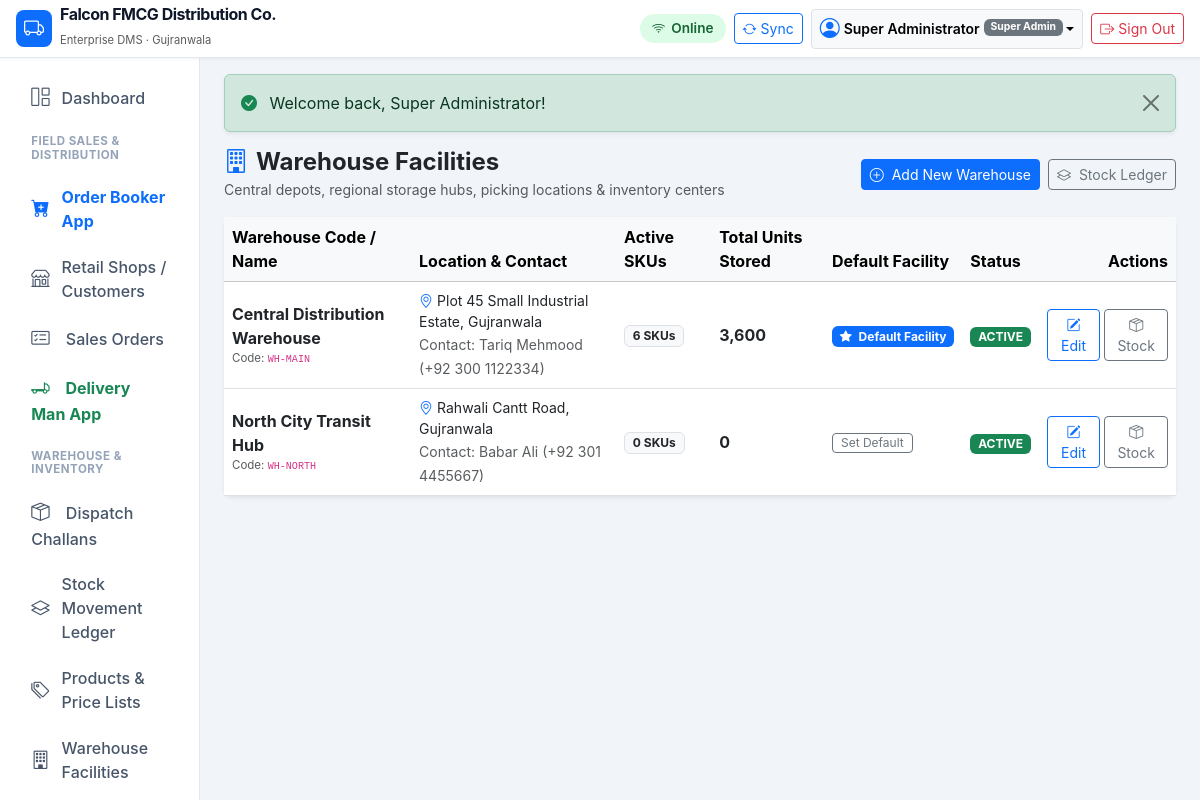
Screenshot of /modules/warehouses/index.php (signed in) with the database file from the repository.
### tables this page shows
CREATE TABLE `companies` (
    `id` INT UNSIGNED AUTO_INCREMENT PRIMARY KEY,
    `name` VARCHAR(150) NOT NULL,
    `legal_name` VARCHAR(200) NULL,
    `email` VARCHAR(100) NULL,
    `phone` VARCHAR(50) NULL,
    `address` TEXT NULL,
    `city` VARCHAR(100) DEFAULT 'Gujranwala',
    `ntn` VARCHAR(50) NULL,
    `strn` VARCHAR(50) NULL,
    `currency` VARCHAR(10) DEFAULT 'PKR',
    `currency_symbol` VARCHAR(10) DEFAULT 'Rs.',
    `financial_year_start` DATE NULL,
    `invoice_prefix` VARCHAR(10) DEFAULT 'INV-',
    `purchase_prefix` VARCHAR(10) DEFAULT 'PO-',
    `order_prefix` VARCHAR(10) DEFAULT 'SO-',
    `delivery_prefix` VARCHAR(10) DEFAULT 'DC-',
    `receipt_prefix` VARCHAR(10) DEFAULT 'RCP-',
    `default_warehouse_id` INT UNSIGNED NULL,
    `inventory_valuation` ENUM('WAC', 'FIFO') DEFAULT 'WAC',
    `allow_negative_stock` TINYINT(1) DEFAULT 0,
    `status` ENUM('active', 'inactive') DEFAULT 'active',
    `created_at` TIMESTAMP DEFAULT CURRENT_TIMESTAMP,
    `updated_at` TIMESTAMP DEFAULT CURRENT_TIMESTAMP ON UPDATE CURRENT_TIMESTAMP
);

CREATE TABLE `users` (
    `id` INT UNSIGNED AUTO_INCREMENT PRIMARY KEY,
    `role_id` INT UNSIGNED NOT NULL,
    `username` VARCHAR(80) NOT NULL UNIQUE,
    `password_hash` VARCHAR(255) NOT NULL,
    `full_name` VARCHAR(150) NOT NULL,
    `email` VARCHAR(120) NULL,
    `phone` VARCHAR(50) NULL,
    `status` ENUM('active', 'inactive', 'suspended') DEFAULT 'active',
    `last_login_at` DATETIME NULL,
    `created_at` TIMESTAMP DEFAULT CURRENT_TIMESTAMP,
    `updated_at` TIMESTAMP DEFAULT CURRENT_TIMESTAMP ON UPDATE CURRENT_TIMESTAMP,
    CONSTRAINT `fk_users_role` FOREIGN KEY (`role_id`) REFERENCES `roles` (`id`)
);

CREATE TABLE `roles` (
    `id` INT UNSIGNED AUTO_INCREMENT PRIMARY KEY,
    `name` VARCHAR(100) NOT NULL,
    `slug` VARCHAR(100) NOT NULL UNIQUE,
    `description` VARCHAR(255) NULL,
    `is_system` TINYINT(1) DEFAULT 0,
    `created_at` TIMESTAMP DEFAULT CURRENT_TIMESTAMP
);

CREATE TABLE `warehouses` (
    `id` INT UNSIGNED AUTO_INCREMENT PRIMARY KEY,
    `code` VARCHAR(50) NOT NULL UNIQUE,
    `name` VARCHAR(150) NOT NULL,
    `address` TEXT NULL,
    `contact_person` VARCHAR(100) NULL,
    `phone` VARCHAR(50) NULL,
    `is_default` TINYINT(1) DEFAULT 0,
    `status` ENUM('active', 'inactive') DEFAULT 'active',
    `created_at` TIMESTAMP DEFAULT CURRENT_TIMESTAMP
);

### config/database.php (called while the page is built, shortened)
<?php
function getDatabaseConnection(): PDO {
    static $pdo = null;
    if ($pdo === null) {
        $host = '127.0.0.1';
        $port = 3306;
        $db   = 'dms_db';
        $user = 'root';
        $pass = '';
        $dsn = "mysql:host={$host};port={$port};dbname={$db};charset=utf8mb4";
        $options = [
            PDO::ATTR_ERRMODE            => PDO::ERRMODE_EXCEPTION,
            PDO::ATTR_DEFAULT_FETCH_MODE => PDO::FETCH_ASSOC,
            PDO::ATTR_EMULATE_PREPARES   => false,
            PDO::MYSQL_ATTR_INIT_COMMAND => "SET NAMES utf8mb4 COLLATE utf8mb4_unicode_ci"
        ];
        try {
            $pdo = new PDO($dsn, $user, $pass, $options);
        } catch (PDOException $e) {
            error_log("Database connection error: " . $e->getMessage());
            die("Database connection failure. Please contact system administrator.");
        }
    }
    return $pdo;
}

### includes/functions.php (called while the page is built, shortened)
<?php
function getFlashMessages(): array {
    $messages = $_SESSION['flash'] ?? [];
    return $messages;
}
function getCompanyInfo(PDO $pdo): array {
    static $company = null;
    if ($company === null) {
        $stmt = $pdo->query("SELECT * FROM `companies` WHERE id = 1 LIMIT 1");
        $company = $stmt->fetch() ?: [
            'name' => 'Falcon FMCG Distribution',
            'legal_name' => 'Falcon Distribution Pvt Ltd',
            'currency' => 'PKR',
            'currency_symbol' => 'Rs.',
            'city' => 'Gujranwala',
            'phone' => '+92 300 1234567',
            'email' => 'info@falcon-dist.com'
        ];
    }
    return $company;
}

### includes/auth.php (called while the page is built, shortened)
<?php
function isLoggedIn(): bool {
    return !empty($_SESSION['user_id']) && !empty($_SESSION['logged_in']) && getCurrentUser() !== null;
}
function requireLogin(): void {
    if (!isLoggedIn()) {
        $loginUrl = BASE_URL . '/login.php';
        redirect($loginUrl);
    }
}
function getCurrentUser(): ?array {
    static $currentUser = null;
    if ($currentUser !== null) {
        return $currentUser;
    }
    $pdo = getDatabaseConnection();
    $stmt = $pdo->prepare("
        SELECT u.*, r.name as role_name, r.slug as role_slug
        FROM `users` u
        JOIN `roles` r ON u.role_id = r.id
        WHERE u.id = ? AND u.status = 'active'
        LIMIT 1
    ");
    $stmt->execute([$_SESSION['user_id']]);
    $currentUser = $stmt->fetch() ?: null;
    return $currentUser;
}

### modules/warehouses/index.php (the view, shortened to what this page needs)
<?php
requireLogin();
$pdo = getDatabaseConnection();
$query = "
    SELECT w.*,
           (SELECT COUNT(DISTINCT product_id) FROM `stock_ledger` WHERE warehouse_id = w.id) as distinct_products,
           (SELECT COALESCE(SUM(quantity_in) - SUM(quantity_out), 0) FROM `stock_ledger` WHERE warehouse_id = w.id) as total_units,
           (SELECT COALESCE(SUM(total_cost), 0) FROM `stock_ledger` WHERE warehouse_id = w.id AND quantity_in > 0) as stock_valuation
    FROM `warehouses` w
    ORDER BY w.is_default DESC, w.name ASC
";
$warehouses = $pdo->query($query)->fetchAll();
require_once dirname(__DIR__, 2) . '/includes/header.php';
?>
<div class="d-flex flex-column flex-md-row justify-content-between align-items-start align-items-md-center mb-3 gap-2">
    <div>
        <h4 class="fw-bold mb-0 text-dark"><i class="bi bi-building text-primary me-2"></i>Warehouse Facilities</h4>
        <small class="text-muted">Central depots, regional storage hubs, picking locations & inventory centers</small>
    </div>
    <div class="d-flex gap-2">
        <a href="<?= BASE_URL ?>/modules/warehouses/create.php" class="btn btn-sm btn-primary">
            <i class="bi bi-plus-circle me-1"></i> Add New Warehouse
        </a>
        <a href="<?= BASE_URL ?>/modules/inventory/index.php" class="btn btn-sm btn-outline-secondary">
            <i class="bi bi-layers me-1"></i> Stock Ledger
        </a>
    </div>
</div>
<div class="card border-0 shadow-sm rounded-3">
    <div class="card-body p-0">
        <?php if (empty($warehouses)): ?>
            <div class="p-4 text-center text-muted">No warehouses configured yet.</div>
        <?php else: ?>
            <div class="table-responsive">
                <table class="table table-hover table-responsive-card align-middle mb-0">
                    <thead class="table-light">
                        <tr>
                            <th>Warehouse Code / Name</th>
                            <th>Location & Contact</th>
                            <th>Active SKUs</th>
                            <th>Total Units Stored</th>
                            <th>Default Facility</th>
                            <th>Status</th>
                            <th class="text-end">Actions</th>
                        </tr>
                    </thead>
                    <tbody>
                        <?php foreach ($warehouses as $wh): ?>
                            <tr>
                                <td data-label="Warehouse">
                                    <div class="fw-bold text-dark fs-6"><?= htmlspecialchars($wh['name']) ?></div>
                                    <div class="text-muted" style="font-size: 0.72rem;">Code: <code><?= htmlspecialchars($wh['code']) ?></code></div>
                                </td>
                                <td data-label="Location">
                                    <div class="text-dark small"><i class="bi bi-geo-alt me-1 text-primary"></i><?= htmlspecialchars($wh['address'] ?: 'Gujranwala') ?></div>
                                    <small class="text-muted">Contact: <?= htmlspecialchars($wh['contact_person'] ?: '-') ?> <?= !empty($wh['phone']) ? '(' . htmlspecialchars($wh['phone']) . ')' : '' ?></small>
                                </td>
                                <td data-label="SKUs">
                                    <span class="badge bg-light text-dark border"><?= $wh['distinct_products'] ?> SKUs</span>
                                </td>
                                <td data-label="Units" class="fw-bold text-dark">
                                    <?= number_format((float)$wh['total_units'], 0) ?>
                                </td>
                                <td data-label="Default">
                                    <?php if ($wh['is_default']): ?>
                                        <span class="badge bg-primary"><i class="bi bi-star-fill me-1"></i> Default Facility</span>
                                    <?php else: ?>
                                        <form method="POST" action="<?= BASE_URL ?>/modules/warehouses/index.php" style="display:inline;">
                                            <button type="submit" class="btn btn-sm btn-outline-secondary py-0 px-2" style="font-size: 0.75rem;">
                                                Set Default
                                            </button>
                                        </form>
                                    <?php endif; ?>
                                </td>
                                <td data-label="Status">
                                    <span class="badge <?= $wh['status'] === 'active' ? 'bg-success' : 'bg-danger' ?>">
                                        <?= htmlspecialchars(strtoupper($wh['status'])) ?>
                                    </span>
                                </td>
                                <td data-label="Actions" class="text-end">
                                    <div class="d-inline-flex gap-1">
                                        <a href="<?= BASE_URL ?>/modules/warehouses/edit.php?id=<?= $wh['id'] ?>" class="btn btn-sm btn-outline-primary" title="Edit Warehouse">
                                            <i class="bi bi-pencil-square"></i> Edit
                                        </a>
                                        <a href="<?= BASE_URL ?>/modules/inventory/index.php?warehouse_id=<?= $wh['id'] ?>" class="btn btn-sm btn-outline-secondary" title="View Warehouse Inventory">
                                            <i class="bi bi-box-seam"></i> Stock
                                        </a>
                                    </div>
                                </td>
                            </tr>
                        <?php endforeach; ?>
                    </tbody>
                </table>
            </div>
        <?php endif; ?>
    </div>
</div>
<?php require_once dirname(__DIR__, 2) . '/includes/footer.php'; ?>

### includes/header.php (shortened to what this page needs)
<?php
$currentUser = getCurrentUser();
$company = getCompanyInfo(getDatabaseConnection());
?>
<!DOCTYPE html>
<html lang="en">
<head>
    <link rel="stylesheet" href="<?= BASE_URL ?>/assets/vendor/bootstrap/bootstrap.min.css">
    <link rel="stylesheet" href="<?= BASE_URL ?>/assets/vendor/bootstrap-icons/bootstrap-icons.min.css">
    <link rel="stylesheet" href="<?= BASE_URL ?>/assets/css/app.css">
</head>
<body>
<header class="navbar navbar-expand-lg navbar-dms sticky-top px-3 py-2">
    <div class="container-fluid p-0">
        <a class="navbar-brand d-flex align-items-center me-3" href="<?= BASE_URL ?>/dashboard.php">
            <span class="badge bg-primary me-2 p-2 rounded-3"><i class="bi bi-truck fs-5"></i></span>
            <div>
                <div class="brand-text fs-6 lh-1"><?= htmlspecialchars($company['name'] ?? APP_NAME) ?></div>
                <small class="text-muted" style="font-size: 0.7rem;">Enterprise DMS · <?= htmlspecialchars($company['city'] ?? 'Gujranwala') ?></small>
            </div>
        </a>
        <div class="d-flex align-items-center ms-auto gap-2">
            <span id="dms-network-pill" class="sync-indicator-banner sync-online">
            </span>
            <button id="dms-sync-btn" class="btn btn-sm btn-outline-primary d-flex align-items-center" title="Sync Offline Data">
                <i class="bi bi-arrow-repeat me-1"></i>
                <span class="d-none d-sm-inline">Sync</span>
            </button>
            <?php if ($currentUser): ?>
            <div class="dropdown">
                <button class="btn btn-sm btn-light border dropdown-toggle d-flex align-items-center" type="button" data-bs-toggle="dropdown" aria-expanded="false">
                    <i class="bi bi-person-circle fs-5 me-1 text-primary"></i>
                    <span class="d-none d-md-inline fw-semibold me-1"><?= htmlspecialchars($currentUser['full_name']) ?></span>
                    <span class="badge bg-secondary" style="font-size: 0.65rem;"><?= htmlspecialchars($currentUser['role_name']) ?></span>
                </button>
            </div>
            <a href="<?= BASE_URL ?>/logout.php" class="btn btn-sm btn-outline-danger d-flex align-items-center" title="Sign Out">
                <i class="bi bi-box-arrow-right me-1"></i>
                <span class="d-none d-sm-inline">Sign Out</span>
            </a>
            <?php endif; ?>
        </div>
    </div>
</header>
<div class="container-fluid dms-layout-container">
    <div class="row g-0 h-100">
        <?php if ($currentUser): ?>
            <?php require_once BASE_PATH . '/includes/sidebar.php'; ?>
            <main class="col-md-9 ms-sm-auto col-lg-10 px-md-4 py-3 dms-main-content">
        <?php else: ?>
            <main class="col-12 px-3 py-4 dms-main-content">
        <?php endif; ?>
        <?php $flashes = getFlashMessages(); ?>
        <?php if (!empty($flashes)): ?>
            <div class="flash-container mb-3">
                <?php foreach ($flashes as $flash): ?>
                    <div class="alert alert-<?= $flash['type'] === 'error' ? 'danger' : htmlspecialchars($flash['type']) ?> alert-dismissible fade show alert-auto-dismiss shadow-sm" role="alert">
                        <i class="bi <?= $flash['type'] === 'error' ? 'bi-exclamation-triangle-fill text-danger' : 'bi-check-circle-fill text-success' ?> me-2"></i>
                        <?= htmlspecialchars($flash['message']) ?>
                        <button type="button" class="btn-close" data-bs-dismiss="alert" aria-label="Close"></button>
                    </div>
                <?php endforeach; ?>
            </div>
        <?php endif; ?>

### assets/css/app.css (style rules this page uses)
:root { --dms-primary: #0d6efd; --dms-secondary: #495057; --dms-success: #198754; --dms-danger: #dc3545; --dms-warning: #ffc107; --dms-info: #0dcaf0; --dms-dark: #1e293b; --dms-light: #f8fafc; --dms-border: #e2e8f0; --header-height: 58px; --mobile-nav-height: 64px; }
body { background-color: #f1f5f9; font-family: -apple-system, BlinkMacSystemFont, "Segoe UI", Roboto, "Helvetica Neue", Arial, sans-serif; color: #334155; min-height: 100vh; padding-bottom: calc(var(--mobile-nav-height) + 15px); overflow-x: hidden; }
@media (min-width: 768px) { body { padding-bottom: 0; } }
.navbar-dms { background: #ffffff; border-bottom: 1px solid var(--dms-border); box-shadow: 0 1px 3px rgba(0,0,0,0.05); height: var(--header-height); z-index: 1030; }
.brand-text { font-weight: 700; letter-spacing: -0.5px; color: #0f172a; }
@media (min-width: 768px) { html, body { height: 100%; overflow: hidden; } }
@media (min-width: 768px) { .dms-layout-container { height: calc(100vh - var(--header-height)); overflow: hidden; padding-left: 0; padding-right: 0; } }
@media (min-width: 768px) { .dms-main-content { height: 100%; overflow-y: auto; overflow-x: hidden; padding-bottom: 60px; scrollbar-width: thin; scrollbar-color: #cbd5e1 #f1f5f9; } }
.sync-indicator-banner { font-size: 0.85rem; padding: 4px 12px; border-radius: 20px; font-weight: 600; display: inline-flex; align-items: center; gap: 6px; }
.sync-online { background-color: #dcfce7; color: #166534; }

### rows the page displays
companies: name "Falcon FMCG Distribution Co.", city "Gujranwala"
users: full_name "Super Administrator", role.name "Super Admin"
warehouses: name "Central Distribution Warehouse", code "WH-MAIN", address "Plot 45 Small Industrial Estate, Gujranwala", contact_person "Tariq Mehmood", phone "+92 300 1122334", distinct_products "6", total_units "3,600", is_default 1 (drawn), status "ACTIVE"
warehouses: name "North City Transit Hub", code "WH-NORTH", address "Rahwali Cantt Road, Gujranwala", contact_person "Babar Ali", phone "+92 301 4455667", distinct_products "0", total_units "0", status "ACTIVE"

### other values shown
$flash['message'] "Welcome back, Super Administrator!"
